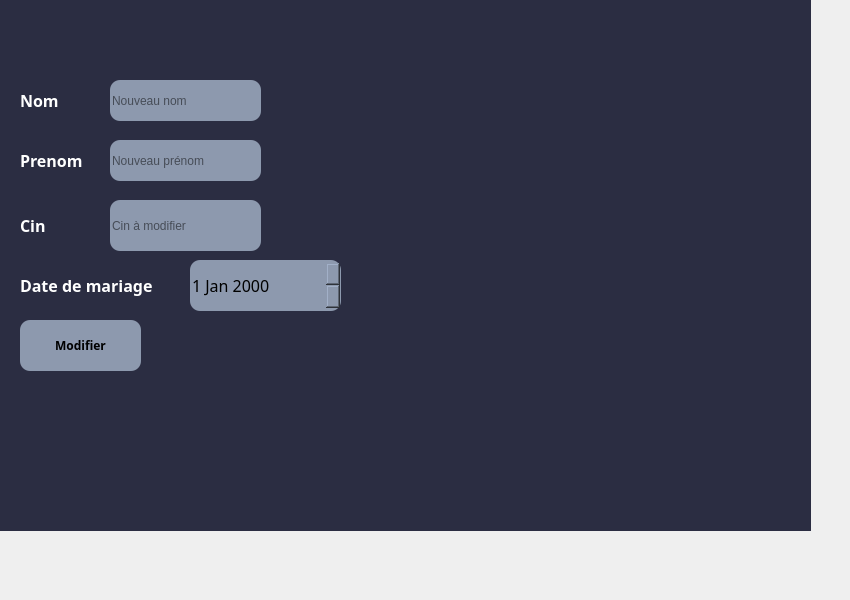
     <widget class="QWidget" name="Modifier">
      <attribute name="title">
       <string>Modifier</string>
      </attribute>
      <widget class="QLabel" name="label_8">
       <property name="geometry">
        <rect>
         <x>-30</x>
         <y>-60</y>
         <width>841</width>
         <height>591</height>
        </rect>
       </property>
       <property name="styleSheet">
        <string notr="true">background-color: rgb(43, 45, 66);</string>
       </property>
       <property name="text">
        <string/>
       </property>
      </widget>
      <widget class="QPushButton" name="pushButton_modifier">
       <property name="geometry">
        <rect>
         <x>20</x>
         <y>320</y>
         <width>121</width>
         <height>51</height>
        </rect>
       </property>
       <property name="font">
        <font>
         <family>Google Sans</family>
         <pointsize>9</pointsize>
         <weight>75</weight>
         <bold>true</bold>
        </font>
       </property>
       <property name="styleSheet">
        <string notr="true">background-color: rgb(141, 153, 174);

border-radius:10px;

</string>
       </property>
       <property name="text">
        <string>Modifier</string>
       </property>
      </widget>
      <widget class="QLabel" name="label_11">
       <property name="geometry">
        <rect>
         <x>20</x>
         <y>210</y>
         <width>51</width>
         <height>31</height>
        </rect>
       </property>
       <property name="font">
        <font>
         <family>Google Sans</family>
         <pointsize>12</pointsize>
         <weight>75</weight>
         <bold>true</bold>
        </font>
       </property>
       <property name="styleSheet">
        <string notr="true">color: rgb(255, 255, 255);</string>
       </property>
       <property name="text">
        <string>Cin</string>
       </property>
      </widget>
      <widget class="QLabel" name="label_20">
       <property name="geometry">
        <rect>
         <x>20</x>
         <y>80</y>
         <width>51</width>
         <height>41</height>
        </rect>
       </property>
       <property name="font">
        <font>
         <family>Google Sans</family>
         <pointsize>12</pointsize>
         <weight>75</weight>
         <bold>true</bold>
        </font>
       </property>
       <property name="styleSheet">
        <string notr="true">color: rgb(255, 255, 255);</string>
       </property>
       <property name="text">
        <string>Nom</string>
       </property>
      </widget>
      <widget class="QLineEdit" name="lineEdit_nom1">
       <property name="geometry">
        <rect>
         <x>110</x>
         <y>80</y>
         <width>151</width>
         <height>41</height>
        </rect>
       </property>
       <property name="styleSheet">
        <string notr="true">background-color: rgb(141, 153, 174);
border-radius: 10px;
</string>
       </property>
       <property name="placeholderText">
        <string>Nouveau nom</string>
       </property>
      </widget>
      <widget class="QLabel" name="label_12">
       <property name="geometry">
        <rect>
         <x>20</x>
         <y>140</y>
         <width>81</width>
         <height>41</height>
        </rect>
       </property>
       <property name="font">
        <font>
         <family>Google Sans</family>
         <pointsize>12</pointsize>
         <weight>75</weight>
         <bold>true</bold>
        </font>
       </property>
       <property name="styleSheet">
        <string notr="true">color: rgb(255, 255, 255);</string>
       </property>
       <property name="text">
        <string>Prenom</string>
       </property>
      </widget>
      <widget class="QLabel" name="label_13">
       <property name="geometry">
        <rect>
         <x>20</x>
         <y>260</y>
         <width>171</width>
         <height>51</height>
        </rect>
       </property>
       <property name="font">
        <font>
         <family>Google Sans</family>
         <pointsize>12</pointsize>
         <weight>75</weight>
         <bold>true</bold>
        </font>
       </property>
       <property name="styleSheet">
        <string notr="true">color: rgb(255, 255, 255);
</string>
       </property>
       <property name="text">
        <string>Date de mariage</string>
       </property>
      </widget>
      <widget class="QLineEdit" name="lineEdit_prenom1">
       <property name="geometry">
        <rect>
         <x>110</x>
         <y>140</y>
         <width>151</width>
         <height>41</height>
        </rect>
       </property>
       <property name="styleSheet">
        <string notr="true">background-color: rgb(141, 153, 174);
border-radius: 10px;
</string>
       </property>
       <property name="placeholderText">
        <string>Nouveau prénom</string>
       </property>
      </widget>
      <widget class="QLineEdit" name="lineEdit_cin1">
       <property name="geometry">
        <rect>
         <x>110</x>
         <y>200</y>
         <width>151</width>
         <height>51</height>
        </rect>
       </property>
       <property name="styleSheet">
        <string notr="true">background-color: rgb(141, 153, 174);
border-radius: 10px;
</string>
       </property>
       <property name="placeholderText">
        <string>Cin à modifier</string>
       </property>
      </widget>
      <widget class="QDateEdit" name="dateEdit_date1">
       <property name="geometry">
        <rect>
         <x>190</x>
         <y>260</y>
         <width>151</width>
         <height>51</height>
        </rect>
       </property>
       <property name="font">
        <font>
         <family>Google Sans</family>
         <pointsize>12</pointsize>
         <weight>50</weight>
         <italic>false</italic>
         <bold>false</bold>
         <underline>false</underline>
         <strikeout>false</strikeout>
         <kerning>true</kerning>
        </font>
       </property>
       <property name="styleSheet">
        <string notr="true">background-color: rgb(141, 153, 174);
border-radius: 10px;
</string>
       </property>
      </widget>
     </widget>
